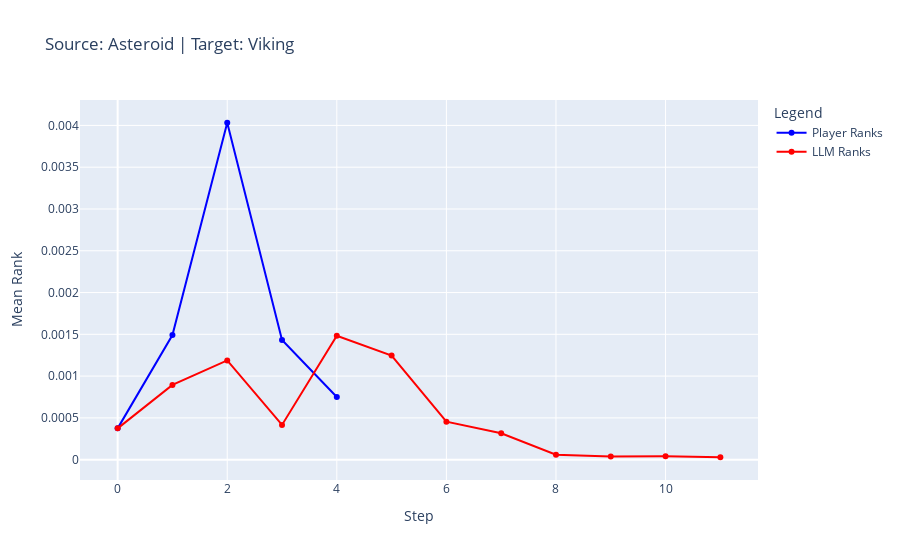
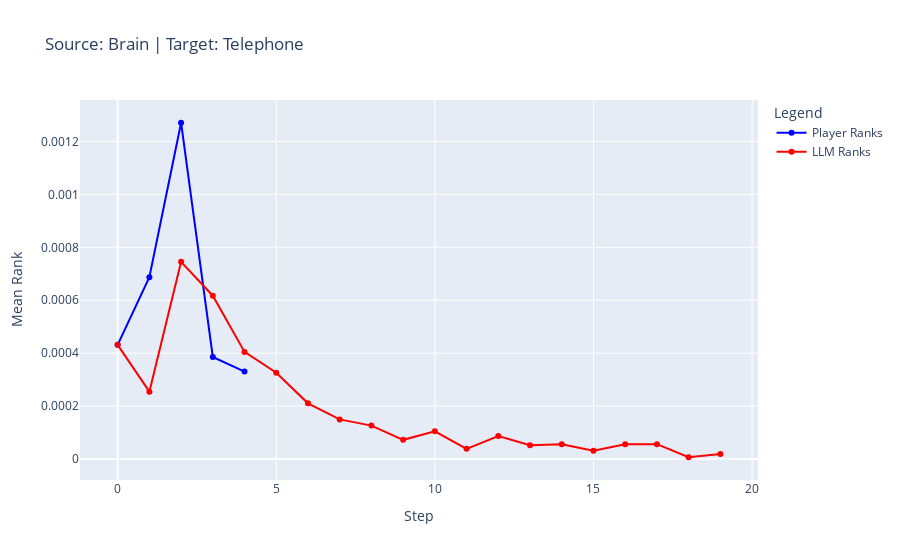
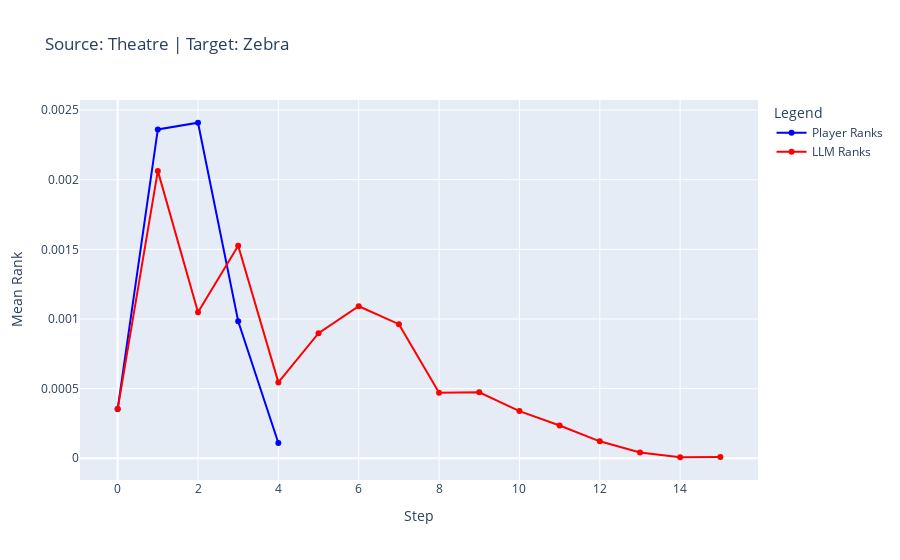
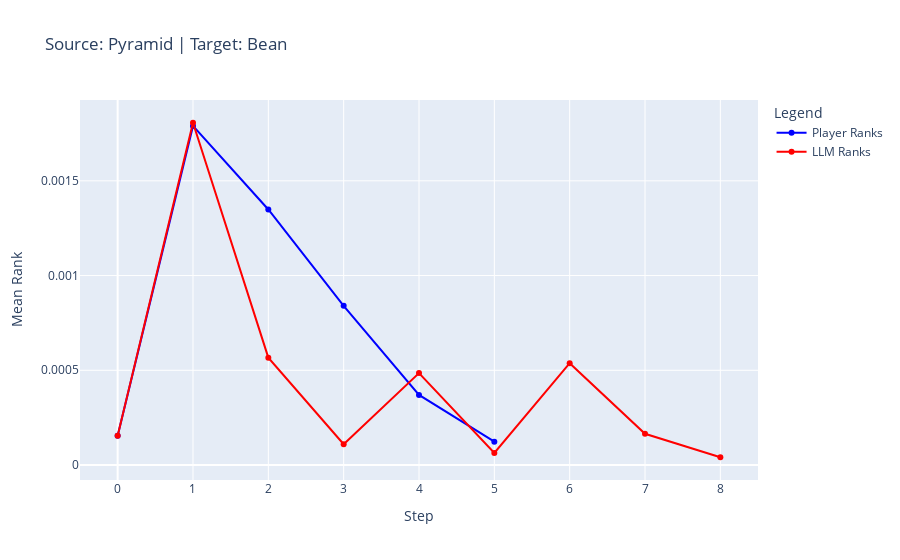

Source (notebook cell) for these figures, in order:
### Markdown cell above
## What is the LLM's strategy?
We studied the LLM strategy to know why they don't get as good performance as real players. We ran page rank algorithm on the graph of links and plotted the average ranks of nodes for the most common path lengths for players and LLMs on each source-target pair. We can see that players tend to go up quickly to a "Hub" and then go down to the target. The LLMs on the other hand don't have a clear pattern in their paths. This confirms to us that they are not good on all tasks and also that they are not very consistent. However, we observed that when they use the "Hub" strategy they are as god as humans (example: Batman -> The Holocaust path).

### Code cell
utils.plot_llm_vs_players_strategies(sources, targets, finished_paths_df, llm_paths, ranks)

### Figure 1 — Plotly figure (JSON) as saved in the notebook; plotly's stock layout.template omitted (floating-point values rounded to 4 significant figures)
{"data": [{"line": {"color": "blue"}, "mode": "lines+markers", "name": "Player Ranks", "type": "scatter", "x": [0, 1, 2, 3, 4], "y": [0.0003744, 0.001492, 0.004032, 0.001432, 0.0007504]}, {"line": {"color": "red"}, "mode": "lines+markers", "name": "LLM Ranks", "type": "scatter", "x": [0, 1, 2, 3, 4, 5, 6, 7, 8, 9, 10, 11], "y": [0.0003744, 0.0008949, 0.001188, 0.0004158, 0.001482, 0.001246, 0.0004544, 0.0003161, 5.989e-05, 3.883e-05, 4.076e-05, 2.886e-05]}], "layout": {"legend": {"title": {"text": "Legend"}}, "title": {"text": "Source: Asteroid | Target: Viking"}, "xaxis": {"title": {"text": "Step"}}, "yaxis": {"title": {"text": "Mean Rank"}}}}

### Figure 2 — Plotly figure (JSON) as saved in the notebook; plotly's stock layout.template omitted (floating-point values rounded to 4 significant figures)
{"data": [{"line": {"color": "blue"}, "mode": "lines+markers", "name": "Player Ranks", "type": "scatter", "x": [0, 1, 2, 3, 4], "y": [0.0004316, 0.0006873, 0.001271, 0.0003856, 0.0003306]}, {"line": {"color": "red"}, "mode": "lines+markers", "name": "LLM Ranks", "type": "scatter", "x": [0, 1, 2, 3, 4, 5, 6, 7, 8, 9, 10, 11, 12, 13, 14, 15, 16, 17, 18, 19], "y": [0.0004316, 0.0002548, 0.000745, 0.0006172, 0.0004049, 0.0003263, 0.0002107, 0.0001499, 0.0001265, 7.277e-05, 0.0001051, 3.865e-05, 8.683e-05, 5.268e-05, 5.628e-05, 3.176e-05, 5.58e-05, 5.639e-05, 6.974e-06, 1.944e-05]}], "layout": {"legend": {"title": {"text": "Legend"}}, "title": {"text": "Source: Brain | Target: Telephone"}, "xaxis": {"title": {"text": "Step"}}, "yaxis": {"title": {"text": "Mean Rank"}}}}

### Figure 3 — Plotly figure (JSON) as saved in the notebook; plotly's stock layout.template omitted (floating-point values rounded to 4 significant figures)
{"data": [{"line": {"color": "blue"}, "mode": "lines+markers", "name": "Player Ranks", "type": "scatter", "x": [0, 1, 2, 3, 4], "y": [0.0003531, 0.00236, 0.002409, 0.0009836, 0.0001092]}, {"line": {"color": "red"}, "mode": "lines+markers", "name": "LLM Ranks", "type": "scatter", "x": [0, 1, 2, 3, 4, 5, 6, 7, 8, 9, 10, 11, 12, 13, 14, 15], "y": [0.0003531, 0.002063, 0.001049, 0.001525, 0.0005447, 0.0008981, 0.001092, 0.0009625, 0.0004712, 0.000474, 0.0003385, 0.0002352, 0.0001216, 4.168e-05, 7.281e-06, 8.398e-06]}], "layout": {"legend": {"title": {"text": "Legend"}}, "title": {"text": "Source: Theatre | Target: Zebra"}, "xaxis": {"title": {"text": "Step"}}, "yaxis": {"title": {"text": "Mean Rank"}}}}

### Figure 4 — Plotly figure (JSON) as saved in the notebook; plotly's stock layout.template omitted (floating-point values rounded to 4 significant figures)
{"data": [{"line": {"color": "blue"}, "mode": "lines+markers", "name": "Player Ranks", "type": "scatter", "x": [0, 1, 2, 3, 4, 5], "y": [0.000154, 0.00179, 0.001349, 0.0008405, 0.0003698, 0.0001231]}, {"line": {"color": "red"}, "mode": "lines+markers", "name": "LLM Ranks", "type": "scatter", "x": [0, 1, 2, 3, 4, 5, 6, 7, 8], "y": [0.000154, 0.001807, 0.0005668, 0.0001097, 0.0004851, 6.38e-05, 0.0005376, 0.0001649, 4.102e-05]}], "layout": {"legend": {"title": {"text": "Legend"}}, "title": {"text": "Source: Pyramid | Target: Bean"}, "xaxis": {"title": {"text": "Step"}}, "yaxis": {"title": {"text": "Mean Rank"}}}}
